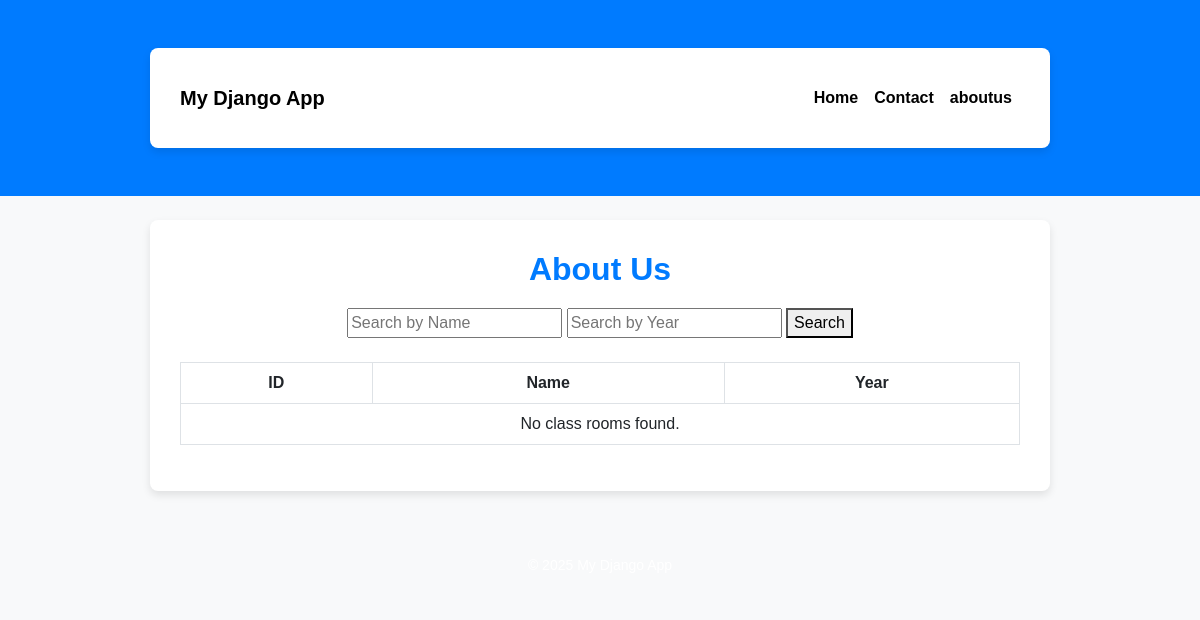
Page /aboutus/ on the earlier database version.
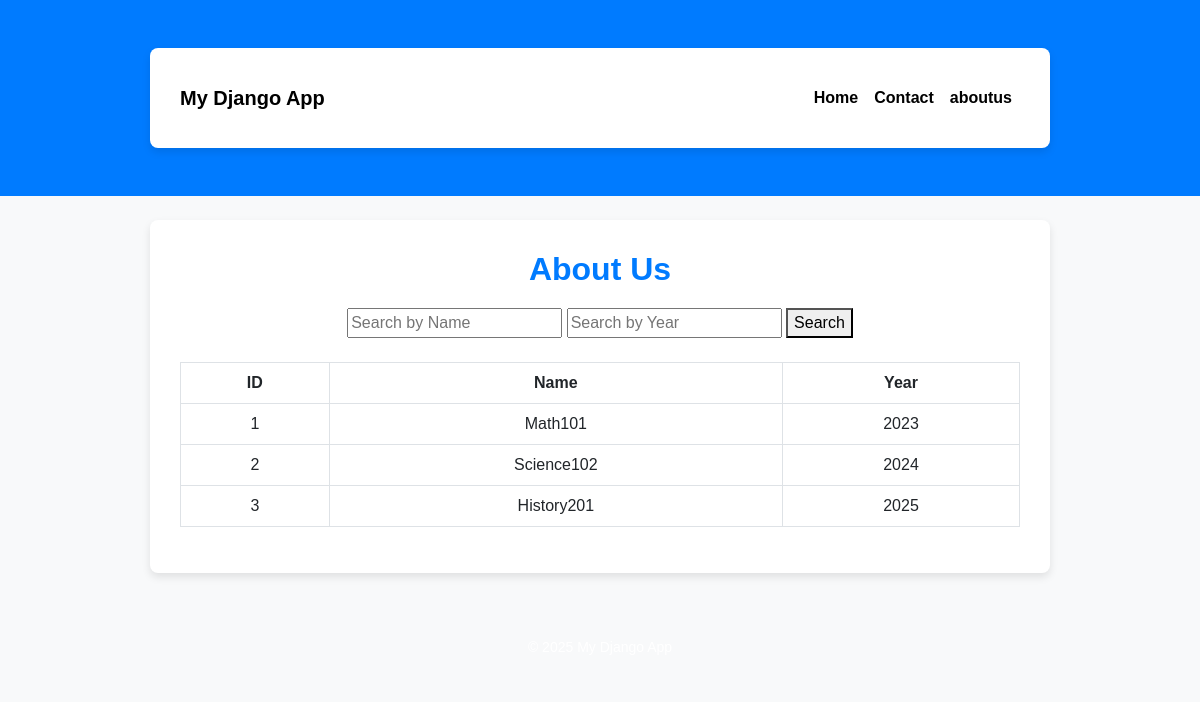
Same page on the later database version.
### myapp/models.py (models this page shows, shortened)
class ClassRoom(models.Model):
    name = models.CharField(verbose_name="Class Name", max_length=50, unique=True)
    subject = models.CharField(verbose_name="Subject", max_length=50)
    year = models.IntegerField(verbose_name="Year")

### myapp/views.py (the view)
# urls.py: path("aboutus/", about_us_view , name="about_us"),
def about_us_view(request):
    name = request.GET.get("name", "").strip()  # Strip spaces to avoid issues
    year = request.GET.get("year", "").strip()
    class_rooms = ClassRoom.objects.all()  # Get all ClassRoom objects
    if name:
        class_rooms = class_rooms.filter(name__icontains=name)  # Case-insensitive search
    if year.isdigit():  # Ensure year is a number before filtering
        class_rooms = class_rooms.filter(year=int(year))
    elif year:  # If year is provided but not a number, show an error
        class_rooms = ClassRoom.objects.none()  # Return an empty queryset
    return render(request, "aboutus.html", {"class_rooms": class_rooms, "search_name": name, "search_year": year})

### myapp/templates/aboutus.html (shortened to what this page needs)
{% extends "base.html" %}
{% block content %}
    <h1>About Us</h1>
    <form method="GET">
        <input type="text" name="name" value="{{ search_name }}" placeholder="Search by Name">
        <input type="text" name="year" value="{{ search_year }}" placeholder="Search by Year">
        <button type="submit">Search</button>
    </form>
    <br>
    <table class="table table-bordered">
        <thead>
            <tr>
                <th>ID</th>
                <th>Name</th>
                <th>Year</th>
            </tr>
        </thead>
        <tbody>
            {% for class_room in class_rooms %}
                <tr>
                    <td>{{ class_room.id }}</td>
                    <td>{{ class_room.name }}</td>
                    <td>{{ class_room.year }}</td>
                </tr>
            {% empty %}
                <tr>
                    <td colspan="3" class="text-center">No class rooms found.</td>
                </tr>
            {% endfor %}
        </tbody>
    </table>
{% endblock %}

Differences in the rows shown:
added ClassRoom: id "1", name "Math101", year "2023"
added ClassRoom: id "2", name "Science102", year "2024"
added ClassRoom: id "3", name "History201", year "2025"
Other differences:
text no longer shown: "No class rooms found."
